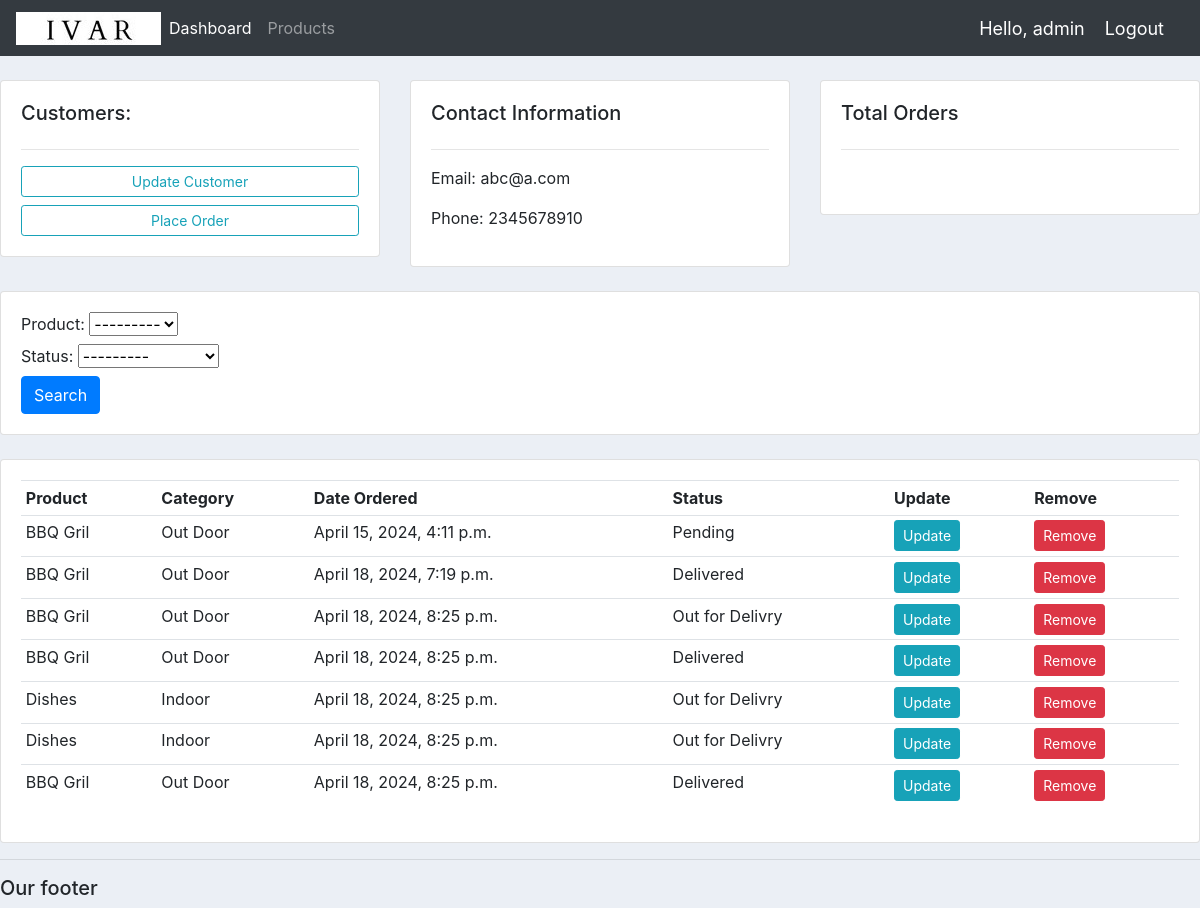
The app's page /customer/1/ (signed in) with its own data.
### accounts/models.py (models this page shows, shortened)
class Customer(models.Model):
    user = models.OneToOneField(User, null=True, on_delete=models.CASCADE)
    name = models.CharField(max_length=200, null = True)
    phone = models.CharField(max_length=200, null = True)
    email = models.CharField(max_length=200, null = True)
    profile_pic = models.ImageField(null=True, blank=True)
    date_created = models.DateTimeField(auto_now_add=True)

class Order(models.Model):
    STATUS = (
        ('Pending', 'Pending'),
        ('Out for Delivry', 'Out for Delivery'),
        ('Delivered', 'Delivered'),
    )
    customer= models.ForeignKey(Customer, null = True, on_delete=models.SET_NULL)
    product= models.ForeignKey(Product, null = True, on_delete=models.SET_NULL)
    date_created= models.DateTimeField(auto_now_add=True)
    status = models.CharField(max_length=200, null = True, choices=STATUS)

class Product(models.Model):
    CATAGORY = (
        ('Indoor','Indoor'),
        ('Out Door', 'Out Door'),
    )
    name= models.CharField(max_length=200, null = True)
    price= models.FloatField(null = True)
    catagory= models.CharField(max_length=200, null = True, choices=CATAGORY)
    description= models.CharField(max_length=200, null = True, blank=True)
    date_created= models.DateTimeField(auto_now_add=True)
    tags = models.ManyToManyField(Tag)
    def __str__(self):
        return self.name

### accounts/decorators.py (the view)
        def wrapper_func(request, *args, **kwargs):
            group = None
            if request.user.groups.exists():
                group = request.user.groups.all()[0].name
            if group in allowed_roles:
                return view_func(request, *args, **kwargs)
            else: return HttpResponse('You are not Autherized')

### accounts/views.py (called while the page is built)
@allowed_users(allowed_roles=['admin'])
@login_required(login_url='login')
def customer(request, pk):
    customer = Customer.objects.get(id=pk)
    orders = customer.order_set.all()
    myFilter = OrderFilter(request.GET, queryset=orders)
    orders = myFilter.qs
    context =  {'customer':customer, 'orders': orders, 'myFilter': myFilter}
    return render(request, 'accounts/customer.html', context)

### accounts/templates/accounts/customer.html
{% extends 'accounts/main.html' %}
{% block content %}
<br>
<div class="row">
    <div class="col-md">
        <div class="card card-body">
            <h5>Customers:</h5>
            <hr>
            <a class="btn btn-outline-info btn-sm btn-block" href="">Update Customer</a>
            <a class="btn btn-outline-info btn-sm btn-block" href="{% url 'create_order' customer.id %}">Place Order</a>
        </div>
    </div>
    <div class="col-md">
        <div class="card card-body">
            <h5>Contact Information</h5>
            <hr>
            <p>Email: {{ customer.email }}</p>
            <p>Phone: {{ customer.phone }} </p>
        </div>
    </div>
    <div class="col-md">
        <div class="card card-body">
            <h5>Total Orders</h5>
            <hr>
            <h1 style="text-align: center;padding: 10px;"></h1>
        </div>
    </div>
</div>
<br>
<div class="row">
    <div class="col">
        <div class="card card-body">
            <form method="get">
                {{ myFilter.form }}
                <button class="btn btn-primary" type="submit">Search</button>
            </form>
        </div>
    </div>
</div>
<br>
<div class="row">
    <div class="col-md">
        <div class="card card-body">
            <table class="table table-sm">
                <tr>
                    <th>Product</th>
                    <th>Category</th>
                    <th>Date Ordered</th>
                    <th>Status</th>
                    <th>Update</th>
                    <th>Remove</th>
                </tr>
                {% for order in orders %}
                    <tr>
                        <td>{{ order.product }}</td>
                        <td>{{ order.product.catagory }}</td>
                        <td>{{ order.date_created }}</td>
                        <td>{{ order.status }}</td>
                        <td><a class="btn btn-sm btn-info" href="{% url 'update_order' order.id %}">Update</a></td>
                        <td><a class="btn btn-sm btn-danger" href="{% url 'delete_order' order.id %}">Remove</a></td>
                    </tr>
                {% endfor %}
            </table>
        </div>
    </div>
</div>
{% endblock %}

### accounts/templates/accounts/navbar.html (shortened to what this page needs)
{% load static %}
<nav class="navbar navbar-expand-lg navbar-dark bg-dark">
    <img src="{% static 'images/ivar_logo.jpg' %}">
    <div class="collapse navbar-collapse" id="navbarNav">
        <ul class="navbar-nav">
            {% if request.user.is_staff %}
            <li class="nav-item active">
                <a class="nav-link" href="{% url 'home' %}">Dashboard</a>
            </li>
            <li class="nav-item">
                <a class="nav-link" href="{% url 'products' %}">Products</a>
            </li>
            {% else %}
            <li class="nav-item">
                <a class="nav-link" href="{% url 'account' %}">Settings</a>
            </li>
            {% endif %}
        </ul>
    </div>
    <span class="hello-msg">Hello, {{request.user}}</span>
    <span><a class="hello-msg" href="{% url 'logout' %}">Logout</a></span>
</nav>

### static/css/main.css (style rules this page uses)
body { background-color: #ebeff5; }

### accounts/templates/accounts/navbar.html (style rules this page uses)
.hello-msg { font-size: 18px; color: #fff; margin-right: 20px; }

### records on screen
Customer: email "abc@a.com", phone "2345678910"
Order: product "BBQ Gril", product.catagory "Out Door", date_created "April 15, 2024, 4:11 p.m.", status "Pending"
Order: product "BBQ Gril", product.catagory "Out Door", date_created "April 18, 2024, 7:19 p.m.", status "Delivered"
Order: product "BBQ Gril", product.catagory "Out Door", date_created "April 18, 2024, 8:25 p.m.", status "Out for Delivry"
Order: product "BBQ Gril", product.catagory "Out Door", date_created "April 18, 2024, 8:25 p.m.", status "Delivered"
Order: product "Dishes", product.catagory "Indoor", date_created "April 18, 2024, 8:25 p.m.", status "Out for Delivry"
Order: product "Dishes", product.catagory "Indoor", date_created "April 18, 2024, 8:25 p.m.", status "Out for Delivry"
Order: product "BBQ Gril", product.catagory "Out Door", date_created "April 18, 2024, 8:25 p.m.", status "Delivered"

### other values on screen
{{ request.user }} "admin"
